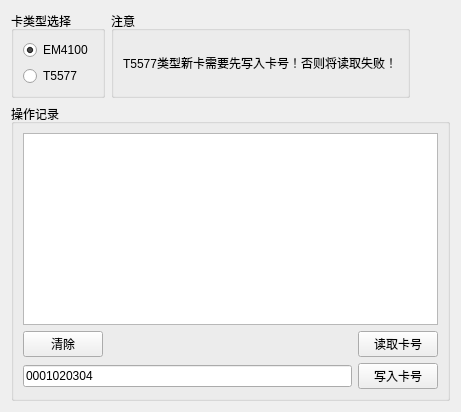
              <widget class="QWidget" name="tab">
               <attribute name="title">
                <string>基础</string>
               </attribute>
               <layout class="QHBoxLayout" name="horizontalLayout_84">
                <item>
                 <layout class="QVBoxLayout" name="verticalLayout_34">
                  <item>
                   <layout class="QHBoxLayout" name="horizontalLayout_78">
                    <item>
                     <widget class="QGroupBox" name="groupBox_23">
                      <property name="sizePolicy">
                       <sizepolicy hsizetype="Preferred" vsizetype="Maximum">
                        <horstretch>0</horstretch>
                        <verstretch>0</verstretch>
                       </sizepolicy>
                      </property>
                      <property name="title">
                       <string>卡类型选择</string>
                      </property>
                      <layout class="QHBoxLayout" name="horizontalLayout_83">
                       <item>
                        <layout class="QVBoxLayout" name="verticalLayout_38">
                         <item>
                          <widget class="QRadioButton" name="ID_radioButton_EM4100">
                           <property name="text">
                            <string>EM4100</string>
                           </property>
                           <property name="checked">
                            <bool>true</bool>
                           </property>
                          </widget>
                         </item>
                         <item>
                          <widget class="QRadioButton" name="ID_radioButton_T5557">
                           <property name="text">
                            <string>T5577</string>
                           </property>
                          </widget>
                         </item>
                        </layout>
                       </item>
                      </layout>
                     </widget>
                    </item>
                    <item>
                     <widget class="QGroupBox" name="groupBox_25">
                      <property name="title">
                       <string>注意</string>
                      </property>
                      <layout class="QHBoxLayout" name="horizontalLayout_85">
                       <item>
                        <widget class="QLabel" name="label_32">
                         <property name="text">
                          <string>&lt;html&gt;&lt;head/&gt;&lt;body&gt;&lt;p&gt;T5577类型新卡需要先写入卡号！否则将读取失败！&lt;/p&gt;&lt;/body&gt;&lt;/html&gt;</string>
                         </property>
                        </widget>
                       </item>
                      </layout>
                     </widget>
                    </item>
                    <item>
                     <spacer name="horizontalSpacer_27">
                      <property name="orientation">
                       <enum>Qt::Horizontal</enum>
                      </property>
                      <property name="sizeHint" stdset="0">
                       <size>
                        <width>40</width>
                        <height>20</height>
                       </size>
                      </property>
                     </spacer>
                    </item>
                   </layout>
                  </item>
                  <item>
                   <widget class="QGroupBox" name="groupBox_24">
                    <property name="title">
                     <string>操作记录</string>
                    </property>
                    <layout class="QHBoxLayout" name="horizontalLayout_82">
                     <item>
                      <layout class="QVBoxLayout" name="verticalLayout_37">
                       <item>
                        <widget class="QListWidget" name="ID_listWidget_Card_Data">
                         <property name="focusPolicy">
                          <enum>Qt::StrongFocus</enum>
                         </property>
                        </widget>
                       </item>
                       <item>
                        <layout class="QHBoxLayout" name="horizontalLayout_80">
                         <item>
                          <widget class="QPushButton" name="ID_pushButton_Del">
                           <property name="text">
                            <string>清除</string>
                           </property>
                          </widget>
                         </item>
                         <item>
                          <spacer name="horizontalSpacer_25">
                           <property name="orientation">
                            <enum>Qt::Horizontal</enum>
                           </property>
                           <property name="sizeHint" stdset="0">
                            <size>
                             <width>40</width>
                             <height>20</height>
                            </size>
                           </property>
                          </spacer>
                         </item>
                         <item>
                          <widget class="QLabel" name="ID_label_State">
                           <property name="text">
                            <string/>
                           </property>
                          </widget>
                         </item>
                         <item>
                          <spacer name="horizontalSpacer_26">
                           <property name="orientation">
                            <enum>Qt::Horizontal</enum>
                           </property>
                           <property name="sizeHint" stdset="0">
                            <size>
                             <width>40</width>
                             <height>20</height>
                            </size>
                           </property>
                          </spacer>
                         </item>
                         <item>
                          <widget class="QPushButton" name="ID_pushButton_Read_Card">
                           <property name="text">
                            <string>读取卡号</string>
                           </property>
                          </widget>
                         </item>
                        </layout>
                       </item>
                       <item>
                        <layout class="QHBoxLayout" name="horizontalLayout_81">
                         <item>
                          <widget class="QLineEdit" name="ID_lineEdit_Write">
                           <property name="text">
                            <string>0001020304</string>
                           </property>
                          </widget>
                         </item>
                         <item>
                          <widget class="QPushButton" name="ID_pushButton_Write_Card">
                           <property name="text">
                            <string>写入卡号</string>
                           </property>
                          </widget>
                         </item>
                        </layout>
                       </item>
                      </layout>
                     </item>
                    </layout>
                   </widget>
                  </item>
                 </layout>
                </item>
               </layout>
              </widget>
